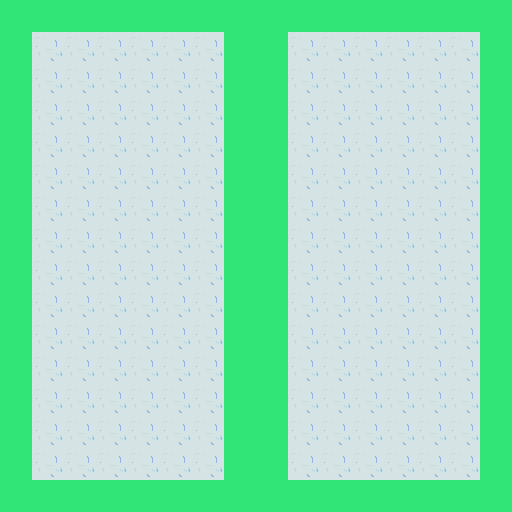

A level layout from a 2D game, rendered from its tile map. Below: a short description, then the map file with tile-grid data replaced by summaries:
An orthogonal 16x16 tile map with 32x32 px tiles, 1 tile layer (map), 1 hidden layer not drawn, 2 tilesets.

<map version="1.0" orientation="orthogonal" renderorder="right-down" width="16" height="16" tilewidth="32" tileheight="32">
 <tileset firstgid="1" name="tiles" tilewidth="32" tileheight="32">
  <image source="../tiles/tiles.png" width="64" height="32" />
 </tileset>
 <tileset firstgid="3" name="collision" tilewidth="32" tileheight="32">
  <image source="../tiles/collision.png" width="32" height="32" />
 </tileset>
 <layer name="map" width="16" height="16" opacity="0.9">
  <data>[256 cells, 256 non-empty, 2 distinct tile ids]</data>
 </layer>
 <layer name="collsion" width="16" height="16" visible="0">
  <data>[256 cells, 88 non-empty, 1 distinct tile ids]</data>
 </layer>
</map>